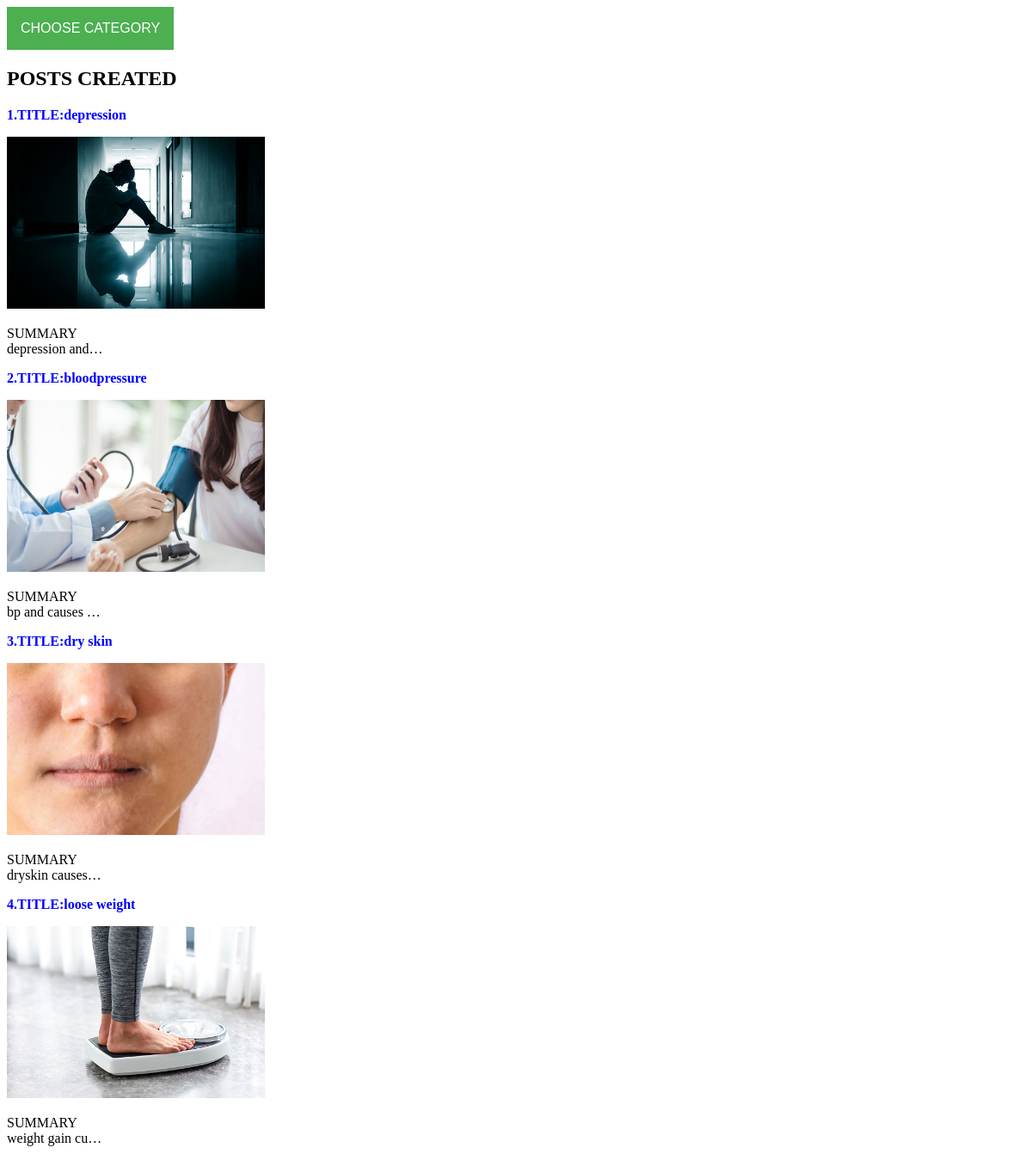
The page /home on the database its author committed.
### accounts/models.py (models this page shows, shortened)
class Blog(models.Model):
    title = models.CharField(max_length=100)
    image = models.ImageField(upload_to='blog', null=True, blank=True)
    summary = models.TextField()
    content = models.TextField()
    categ = models.ForeignKey(Category, on_delete=models.CASCADE)
    draft = models.BooleanField(default=False)

### accounts/views.py (the view)
# urls.py: path('home', views.home, name='home'),
def home(request, c_slug=None):
    c_page = None
    obj1 = None
    if c_slug != None:
        c_page = get_object_or_404(Category, slug=c_slug)
        obj1 = Blog.objects.filter(categ=c_page, draft=False)
    else:
        obj1 = Blog.objects.all().filter(draft=False)
    abc = Category.objects.all()
    return render(request, 'postlisting.html', {'obj1': obj1, 'ct': abc})

### accounts/models.py (called while the page is built)
    def get_url(self):
        return reverse('blog_cat', args=[self.slug])

### templates/postlisting.html (shortened to what this page needs)
<!DOCTYPE html>
<html lang="en">
<head>
</head>
<body>
    <div class="dropdown">
     <button class="dropbtn">CHOOSE CATEGORY</button>
</div>
       <h2>POSTS CREATED</h2>
          {% for i in obj1 %}
                   <div class="card" style="width: 18rem;">
            <div class="shadow card">
  <div class="card-body">
      <p  style="color:blue;"> <b>{{i.id}}.TITLE:{{i.title}}</b></p>
                        <img class="imgover"  src="{{i.image.url}}" style="height:200px;width:300px;" alt= "" >
<p> SUMMARY <br>{{i.summary|truncatechars:15}}</p>
  </div>
            </div>
                   </div>
{% endfor %}
</body>
</html>

### templates/postlisting.html (style rules this page uses)
.dropbtn { background-color: #4CAF50; color: white; padding: 16px; font-size: 16px; border: none; cursor: pointer; }
.dropdown { position: relative; display: inline-block; }

### rows shown on the page
Blog: id "1", title "depression", image (picture), summary "depression and…"
Blog: id "2", title "bloodpressure", image (picture), summary "bp and causes …"
Blog: id "3", title "dry skin", image (picture), summary "dryskin causes…"
Blog: id "4", title "loose weight", image (picture), summary "weight gain cu…"
